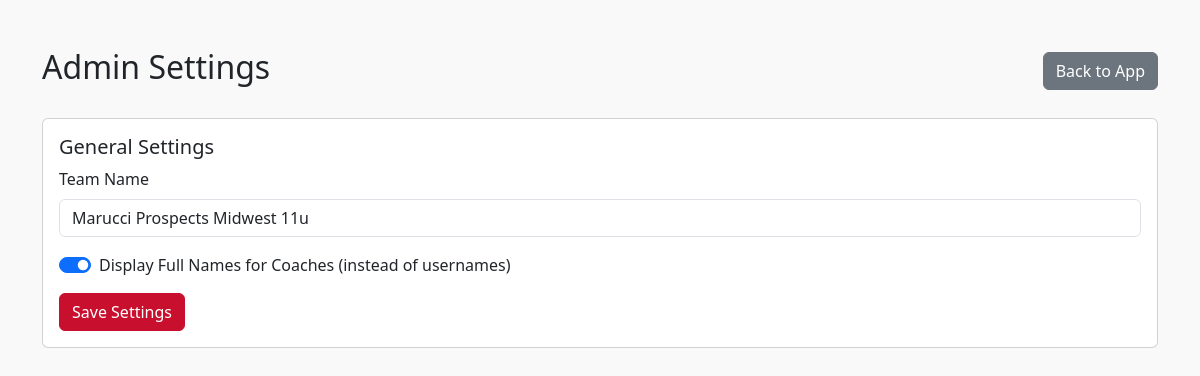
Before: /admin/settings (signed in) with the older database file.
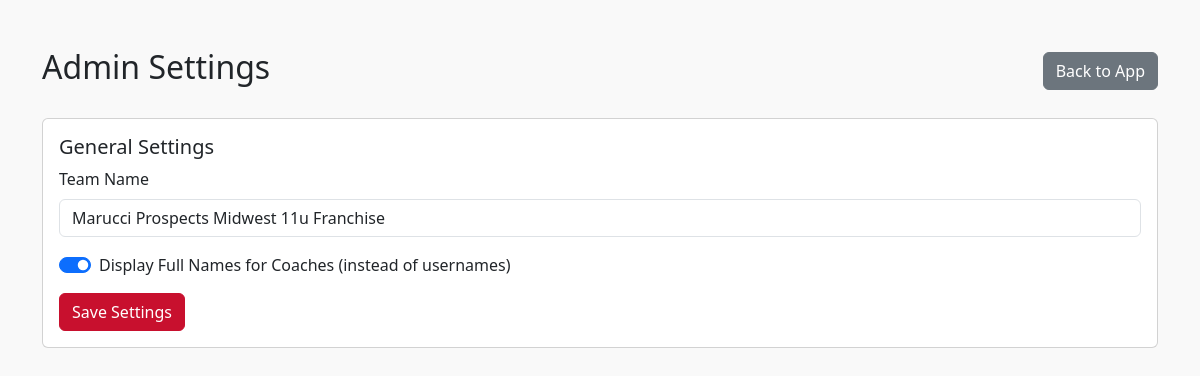
After: the same page with the newer database file.
### models.py (models this page shows, shortened)
class Team(Base):
    __tablename__ = 'teams'
    id = Column(Integer, primary_key=True)
    team_name = Column(String, nullable=False)
    registration_code = Column(String, nullable=False)
    logo_path = Column(String)
    display_coach_names = Column(Boolean, default=False, nullable=False)
    primary_color = Column(String, default="#1F2937")
    secondary_color = Column(String, default="#E5E7EB")
    users = relationship("User", back_populates="team")
    players = relationship("Player", back_populates="team")
    lineups = relationship("Lineup", back_populates="team")
    pitching_outings = relationship("PitchingOuting", back_populates="team")
    scouted_players = relationship("ScoutedPlayer", back_populates="team")
    rotations = relationship("Rotation", back_populates="team")
    games = relationship("Game", back_populates="team")
    collaboration_notes = relationship("CollaborationNote", back_populates="team")
    practice_plans = relationship("PracticePlan", back_populates="team")
    signs = relationship("Sign", back_populates="team")

### app.py (the view)
@app.route('/admin/settings', methods=['GET'])
@admin_required
def admin_settings():
    db = SessionLocal()
    try:
        team_settings = db.query(Team).filter_by(id=session['team_id']).first()
        return render_template('admin_settings.html', session=session, settings=team_settings)
    finally:
        db.close()

### app.py (called while the page is built)
def admin_required(f):
    @wraps(f)
    def decorated_function(*args, **kwargs):
        if not session.get('logged_in'):
            return redirect(url_for('login'))
        if session.get('role') not in ['Head Coach', 'Super Admin']:
            flash('You must be a Head Coach or Super Admin to access this page.', 'danger')
            return redirect(url_for('home'))
        return f(*args, **kwargs)
    return decorated_function

### templates/admin_settings.html (shortened to what this page needs)
<!DOCTYPE html>
<html lang="en">
<head>
    <link href="https://cdn.jsdelivr.net/npm/bootstrap@5.3.2/dist/css/bootstrap.min.css" rel="stylesheet">
</head>
<body>
<div class="container mt-5">
    <div class="d-flex justify-content-between align-items-center mb-4">
        <h2>Admin Settings</h2>
        <a href="{{ url_for('home') }}" class="btn btn-secondary">Back to App</a>
    </div>
    <div class="card">
        <div class="card-body">
            <h5 class="card-title">General Settings</h5>
            <form method="POST" action="{{ url_for('update_admin_settings') }}">
                <div class="mb-3">
                    <label for="team_name" class="form-label">Team Name</label>
                    <input type="text" class="form-control" id="team_name" name="team_name" value="{{ settings.team_name or '' }}">
                </div>
                <div class="form-check form-switch mb-3">
                    <input class="form-check-input" type="checkbox" role="switch" id="display_coach_names" name="display_coach_names" {% if settings.display_coach_names %}checked{% endif %}>
                    <label class="form-check-label" for="display_coach_names">Display Full Names for Coaches (instead of usernames)</label>
                </div>
                <button type="submit" class="btn btn-primary">Save Settings</button>
            </form>
        </div>
    </div>
</div>
</body>
</html>

Changed rows visible on the page:
changed Team: team_name "Marucci Prospects Midwest 11u" → "Marucci Prospects Midwest 11u Franchise"
